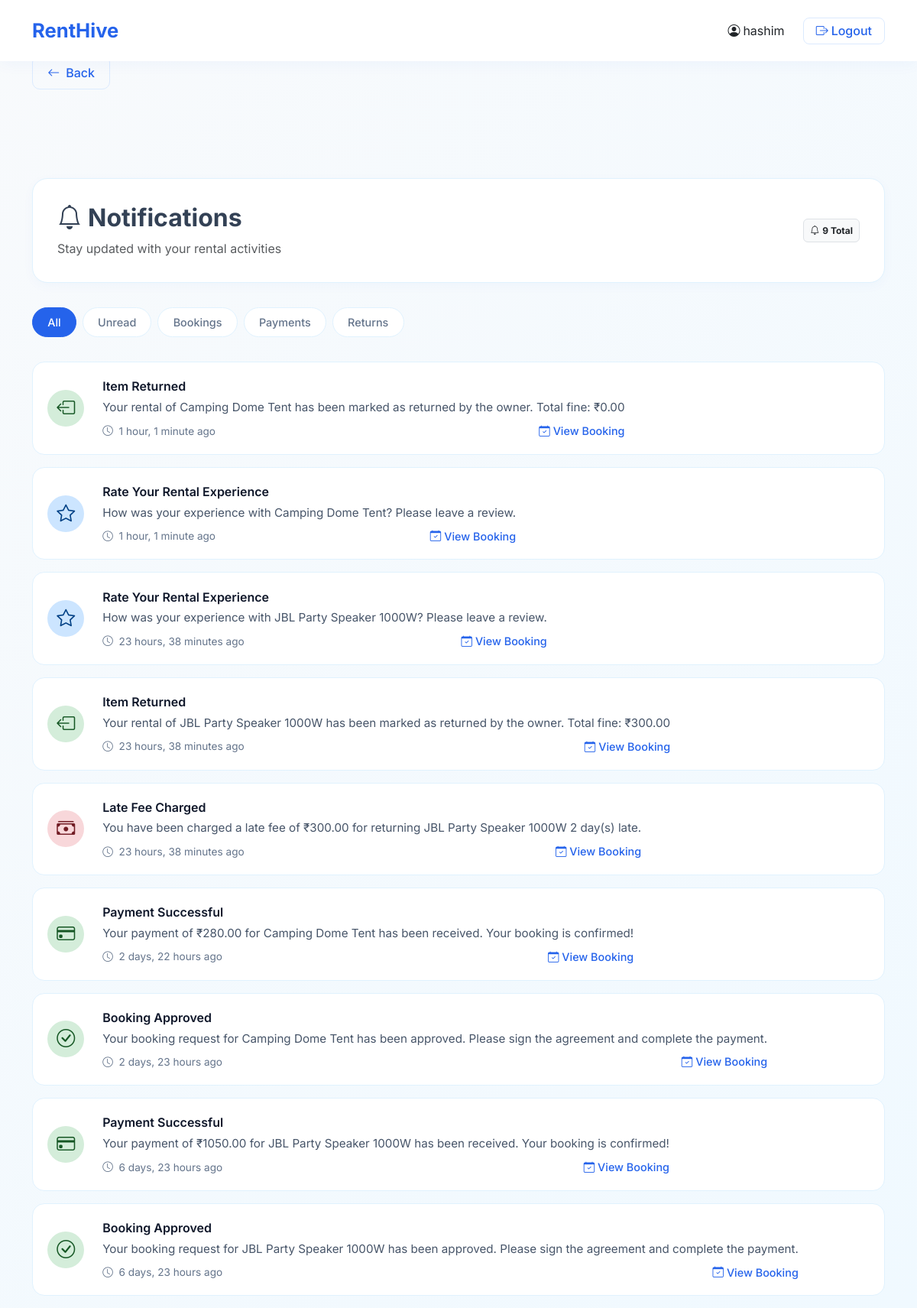
The page /items/notifications/ (signed in) on the database its author committed.
### accounts/models.py (models this page shows, shortened)
class CustomUser(AbstractUser):
    ROLE_CHOICES = (
        ('user', 'User'),
        ('owner', 'Owner'),
    )
    role = models.CharField(max_length=10, choices=ROLE_CHOICES)
    is_verified = models.BooleanField(default=False)

### rentals/models.py (models this page shows, shortened)
class Notification(models.Model):
    NOTIFICATION_TYPES = [
        ('BOOKING_APPROVED', 'Booking Approved'),
        ('BOOKING_REJECTED', 'Booking Rejected'),
        ('PAYMENT_RECEIVED', 'Payment Received'),
        ('AGREEMENT_SIGNED', 'Agreement Signed'),
        ('RETURN_REMINDER', 'Return Reminder'),
        ('RETURN_OVERDUE', 'Return Overdue'),
        ('ITEM_RETURNED', 'Item Returned'),
        ('REVIEW_REQUEST', 'Review Request'),
        ('REFUND_PROCESSED', 'Refund Processed'),
        ('DAMAGE_REPORTED', 'Damage Reported'),
        ('LATE_FEE_CHARGED', 'Late Fee Charged'),
    ]
    user = models.ForeignKey(
        settings.AUTH_USER_MODEL,
        on_delete=models.CASCADE,
        related_name='notifications'
    )
    booking = models.ForeignKey(
        Booking,
        on_delete=models.CASCADE,
        null=True,
        blank=True,
        related_name='notifications'
    )
    notification_type = models.CharField(max_length=30, choices=NOTIFICATION_TYPES)
    title = models.CharField(max_length=200)
    message = models.TextField()
    is_read = models.BooleanField(default=False)
    created_at = models.DateTimeField(auto_now_add=True)
    class Meta:
        ordering = ['-created_at']

### rentals/views.py (the view)
# urls.py: path('notifications/', views.notifications_view, name='notifications'),
@login_required
def notifications_view(request):
    notifications = Notification.objects.filter(user=request.user)
    notifications.filter(is_read=False).update(is_read=True)
    return render(request, 'rentals/notifications.html', {
        'notifications': notifications
    })

### rentals/templates/rentals/notifications.html (shortened to what this page needs)
{% load static %}
<!DOCTYPE html>
<html lang="en">
<head>
    <link href="https://cdn.jsdelivr.net/npm/bootstrap@5.3.2/dist/css/bootstrap.min.css" rel="stylesheet">
    <link rel="stylesheet" href="https://cdn.jsdelivr.net/npm/bootstrap-icons@1.11.3/font/bootstrap-icons.min.css">
</head>
<body>
<nav class="navbar navbar-expand-lg navbar-light fixed-top">
    <div class="container">
        <a class="navbar-brand" href="{% url 'rentals:user_dashboard' %}">RentHive</a>
        <div class="collapse navbar-collapse" id="navbarNav">
            <ul class="navbar-nav ms-auto align-items-center">
                <li class="nav-item me-3">
                    <span class="nav-link text-dark">
                        <i class="bi bi-person-circle me-1"></i>{{ request.user.username }}
                    </span>
                </li>
                <li class="nav-item">
                    <a href="{% url 'logout' %}" class="btn-logout">
                        <i class="bi bi-box-arrow-right me-1"></i>Logout
                    </a>
                </li>
            </ul>
        </div>
    </div>
</nav>
<div class="container mt-5 pt-4">
    <a href="javascript:history.back()" class="back-btn">
        <i class="bi bi-arrow-left"></i> Back
    </a>
    <div class="page-header">
        <div class="d-flex justify-content-between align-items-center">
            <div>
                <h2 class="fw-bold mb-2"><i class="bi bi-bell me-2"></i>Notifications</h2>
                <p class="text-muted mb-0">Stay updated with your rental activities</p>
            </div>
            <div class="text-end">
                <span class="badge bg-light text-dark border p-2">
                    <i class="bi bi-bell me-1"></i>{{ notifications.count }} Total
                </span>
            </div>
        </div>
    </div>
    <div class="filter-tabs">
        <a href="{% url 'rentals:notifications' %}" class="filter-tab {% if not request.GET.filter %}active{% endif %}">
            All
        </a>
        <a href="?filter=unread" class="filter-tab {% if request.GET.filter == 'unread' %}active{% endif %}">
            Unread
        </a>
        <a href="?filter=bookings" class="filter-tab {% if request.GET.filter == 'bookings' %}active{% endif %}">
            Bookings
        </a>
        <a href="?filter=payments" class="filter-tab {% if request.GET.filter == 'payments' %}active{% endif %}">
            Payments
        </a>
        <a href="?filter=returns" class="filter-tab {% if request.GET.filter == 'returns' %}active{% endif %}">
            Returns
        </a>
    </div>
    {% if notifications %}
    <div class="notifications-list">
        {% for notification in notifications %}
        <div class="notification-card {% if not notification.is_read %}unread{% endif %}"
             data-notification-id="{{ notification.id }}">
            <div class="row align-items-center">
                <div class="col-auto">
                    <div class="notification-icon
                        {% if notification.notification_type == 'BOOKING_APPROVED' %}icon-booking-approved
                        {% elif notification.notification_type == 'BOOKING_REJECTED' %}icon-booking-rejected
                        {% elif notification.notification_type == 'PAYMENT_RECEIVED' %}icon-payment-received
                        {% elif notification.notification_type == 'AGREEMENT_SIGNED' %}icon-agreement-signed
                        {% elif notification.notification_type == 'RETURN_REMINDER' %}icon-return-reminder
                        {% elif notification.notification_type == 'RETURN_OVERDUE' %}icon-return-overdue
                        {% elif notification.notification_type == 'ITEM_RETURNED' %}icon-item-returned
                        {% elif notification.notification_type == 'REVIEW_REQUEST' %}icon-review-request
                        {% elif notification.notification_type == 'REFUND_PROCESSED' %}icon-refund-processed
                        {% elif notification.notification_type == 'DAMAGE_REPORTED' %}icon-damage-reported
                        {% elif notification.notification_type == 'LATE_FEE_CHARGED' %}icon-late-fee-charged
                        {% else %}icon-default{% endif %}">
                        {% if notification.notification_type == 'BOOKING_APPROVED' %}
                            <i class="bi bi-check-circle"></i>
                        {% elif notification.notification_type == 'BOOKING_REJECTED' %}
                            <i class="bi bi-x-circle"></i>
                        {% elif notification.notification_type == 'PAYMENT_RECEIVED' %}
                            <i class="bi bi-credit-card"></i>
                        {% elif notification.notification_type == 'AGREEMENT_SIGNED' %}
                            <i class="bi bi-file-text"></i>
                        {% elif notification.notification_type == 'RETURN_REMINDER' %}
                            <i class="bi bi-clock"></i>
                        {% elif notification.notification_type == 'RETURN_OVERDUE' %}
                            <i class="bi bi-exclamation-triangle"></i>
                        {% elif notification.notification_type == 'ITEM_RETURNED' %}
                            <i class="bi bi-box-arrow-left"></i>
                        {% elif notification.notification_type == 'REVIEW_REQUEST' %}
                            <i class="bi bi-star"></i>
                        {% elif notification.notification_type == 'REFUND_PROCESSED' %}
                            <i class="bi bi-arrow-return-left"></i>
                        {% elif notification.notification_type == 'DAMAGE_REPORTED' %}
                            <i class="bi bi-tools"></i>
                        {% elif notification.notification_type == 'LATE_FEE_CHARGED' %}
                            <i class="bi bi-cash-stack"></i>
                        {% else %}
                            <i class="bi bi-bell"></i>
                        {% endif %}
                    </div>
                </div>
                <div class="col">
                    <div class="d-flex justify-content-between align-items-start">
                        <div>
                            <div class="notification-title">
                                {{ notification.title }}
                            </div>
                            <div class="notification-message">
                                {{ notification.message }}
                            </div>
                            <div class="notification-footer">
                                <span class="notification-time">
                                    <i class="bi bi-clock me-1"></i>
                                    {{ notification.created_at|timesince }} ago
                                </span>
                                {% if notification.booking %}
                                <a href="{% url 'rentals:my_bookings' %}" class="booking-link">
                                    <i class="bi bi-calendar-check me-1"></i>View Booking
                                </a>
                                {% endif %}
                            </div>
                        </div>
                    </div>
                </div>
            </div>
        </div>
        {% endfor %}
    </div>
    {% endif %}
</div>
</body>
</html>

### rentals/templates/rentals/notifications.html (style rules this page uses)
* { font-family: 'Inter', sans-serif; }
body { background: linear-gradient(135deg, #f8fafc 0%, #f0f9ff 100%); color: #334155; min-height: 100vh; }
.navbar { background: rgba(255, 255, 255, 0.95) !important; backdrop-filter: blur(10px); box-shadow: 0 2px 20px rgba(37, 99, 235, 0.05); padding: 1rem 0; }
.navbar-brand { font-weight: 700; font-size: 1.6rem; color: #2563eb !important; }
.btn-logout { background: transparent; color: #2563eb; border: 1px solid #dbeafe; border-radius: 8px; padding: 0.4rem 1rem; font-weight: 500; transition: all 0.2s ease; text-decoration: none; }
.page-header { background: white; border-radius: 20px; padding: 2rem; margin: 100px 0 2rem 0; border: 1px solid #e0f2fe; box-shadow: 0 4px 15px rgba(37, 99, 235, 0.03); }
.notification-card { background: white; border: 1px solid #e0f2fe; border-radius: 16px; padding: 1.2rem; margin-bottom: 1rem; transition: all 0.2s ease; position: relative; overflow: hidden; }
.notification-icon { width: 48px; height: 48px; border-radius: 50%; display: flex; align-items: center; justify-content: center; font-size: 1.5rem; }
.icon-booking-approved { background: #d4edda; color: #155724; }
.icon-payment-received { background: #d4edda; color: #155724; }
.icon-item-returned { background: #d4edda; color: #155724; }
.icon-review-request { background: #cce5ff; color: #004085; }
.icon-late-fee-charged { background: #f8d7da; color: #721c24; }
.notification-time { font-size: 0.85rem; color: #64748b; }
.notification-title { font-weight: 600; color: #0f172a; margin-bottom: 0.3rem; }
.notification-message { color: #475569; font-size: 0.95rem; margin-bottom: 0.5rem; }
.notification-footer { display: flex; justify-content: space-between; align-items: center; margin-top: 0.5rem; }
.booking-link { color: #2563eb; text-decoration: none; font-size: 0.9rem; font-weight: 500; }
.back-btn { background: transparent; color: #2563eb; border: 1px solid #dbeafe; border-radius: 10px; padding: 0.6rem 1.2rem; font-weight: 500; text-decoration: none; display: inline-flex; align-items: center; gap: 0.5rem; transition: all 0.2s ease; margin-bottom: 1rem; }
.filter-tabs { display: flex; gap: 0.5rem; margin-bottom: 2rem; flex-wrap: wrap; }
.filter-tab { padding: 0.5rem 1.2rem; border-radius: 30px; font-size: 0.9rem; font-weight: 500; text-decoration: none; background: white; border: 1px solid #e0f2fe; color: #64748b; transition: all 0.2s ease; }
.filter-tab.active { background: #2563eb; color: white; border-color: #2563eb; }

### rows shown on the page
CustomUser: user.username "hashim"
Notification: notification_type "ITEM_RETURNED" (drawn), title "Item Returned", message "Your rental of Camping Dome Tent has been marked as returned by the owner. Total fine: ₹0.00", created_at "1 hour, 1 minute", shows "View Booking"
Notification: notification_type "REVIEW_REQUEST" (drawn), title "Rate Your Rental Experience", message "How was your experience with Camping Dome Tent? Please leave a review.", created_at "1 hour, 1 minute", shows "View Booking"
Notification: notification_type "REVIEW_REQUEST" (drawn), title "Rate Your Rental Experience", message "How was your experience with JBL Party Speaker 1000W? Please leave a review.", created_at "23 hours, 38 minutes", shows "View Booking"
Notification: notification_type "ITEM_RETURNED" (drawn), title "Item Returned", message "Your rental of JBL Party Speaker 1000W has been marked as returned by the owner. Total fine: ₹300.00", created_at "23 hours, 38 minutes", shows "View Booking"
Notification: notification_type "LATE_FEE_CHARGED" (drawn), title "Late Fee Charged", message "You have been charged a late fee of ₹300.00 for returning JBL Party Speaker 1000W 2 day(s) late.", created_at "23 hours, 38 minutes", shows "View Booking"
Notification: notification_type "PAYMENT_RECEIVED" (drawn), title "Payment Successful", message "Your payment of ₹280.00 for Camping Dome Tent has been received. Your booking is confirmed!", created_at "2 days, 22 hours", shows "View Booking"
Notification: notification_type "BOOKING_APPROVED" (drawn), title "Booking Approved", message "Your booking request for Camping Dome Tent has been approved. Please sign the agreement and complete the payment.", created_at "2 days, 23 hours", shows "View Booking"
Notification: notification_type "PAYMENT_RECEIVED" (drawn), title "Payment Successful", message "Your payment of ₹1050.00 for JBL Party Speaker 1000W has been received. Your booking is confirmed!", created_at "6 days, 23 hours", shows "View Booking"
Notification: notification_type "BOOKING_APPROVED" (drawn), title "Booking Approved", message "Your booking request for JBL Party Speaker 1000W has been approved. Please sign the agreement and complete the payment.", created_at "6 days, 23 hours", shows "View Booking"

### other values the page prints
{{ notifications.count }} "9"
